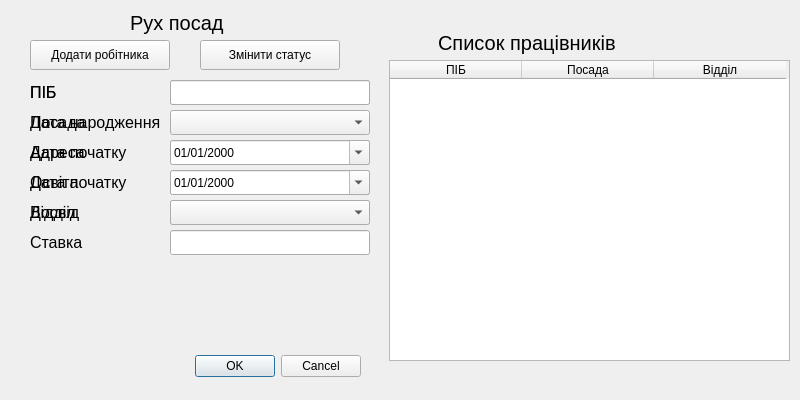
<?xml version="1.0" encoding="UTF-8"?>
<ui version="4.0">
 <class>EmployeeWindow</class>
 <widget class="QDialog" name="EmployeeWindow">
  <property name="enabled">
   <bool>true</bool>
  </property>
  <property name="geometry">
   <rect>
    <x>0</x>
    <y>0</y>
    <width>800</width>
    <height>400</height>
   </rect>
  </property>
  <property name="minimumSize">
   <size>
    <width>800</width>
    <height>400</height>
   </size>
  </property>
  <property name="maximumSize">
   <size>
    <width>800</width>
    <height>400</height>
   </size>
  </property>
  <property name="windowTitle">
   <string>Employee Window</string>
  </property>
  <widget class="QDialogButtonBox" name="buttonBox">
   <property name="geometry">
    <rect>
     <x>180</x>
     <y>350</y>
     <width>181</width>
     <height>32</height>
    </rect>
   </property>
   <property name="orientation">
    <enum>Qt::Horizontal</enum>
   </property>
   <property name="standardButtons">
    <set>QDialogButtonBox::Cancel|QDialogButtonBox::Ok</set>
   </property>
  </widget>
  <widget class="QLabel" name="label_black_star">
   <property name="geometry">
    <rect>
     <x>130</x>
     <y>10</y>
     <width>170</width>
     <height>25</height>
    </rect>
   </property>
   <property name="font">
    <font>
     <pointsize>15</pointsize>
    </font>
   </property>
   <property name="text">
    <string>Рух посад</string>
   </property>
  </widget>
  <widget class="QLabel" name="ErrorLabel_employee">
   <property name="enabled">
    <bool>false</bool>
   </property>
   <property name="geometry">
    <rect>
     <x>20</x>
     <y>280</y>
     <width>360</width>
     <height>65</height>
    </rect>
   </property>
   <property name="font">
    <font>
     <italic>true</italic>
    </font>
   </property>
   <property name="locale">
    <locale language="Ukrainian" country="Ukraine"/>
   </property>
   <property name="text">
    <string>&lt;html&gt;&lt;head/&gt;&lt;body&gt;&lt;p&gt;&lt;br/&gt;&lt;/p&gt;&lt;/body&gt;&lt;/html&gt;</string>
   </property>
   <property name="scaledContents">
    <bool>false</bool>
   </property>
   <property name="wordWrap">
    <bool>false</bool>
   </property>
  </widget>
  <widget class="QPushButton" name="pushButton_add_new_worker">
   <property name="geometry">
    <rect>
     <x>30</x>
     <y>40</y>
     <width>140</width>
     <height>30</height>
    </rect>
   </property>
   <property name="text">
    <string>Додати робітника</string>
   </property>
  </widget>
  <widget class="QWidget" name="widget_new_worker" native="true">
   <property name="geometry">
    <rect>
     <x>20</x>
     <y>70</y>
     <width>360</width>
     <height>201</height>
    </rect>
   </property>
   <widget class="QLabel" name="label_5">
    <property name="geometry">
     <rect>
      <x>10</x>
      <y>70</y>
      <width>150</width>
      <height>25</height>
     </rect>
    </property>
    <property name="font">
     <font>
      <pointsize>12</pointsize>
     </font>
    </property>
    <property name="text">
     <string>Адреса</string>
    </property>
   </widget>
   <widget class="QLineEdit" name="lineEdit_5_employee_experience">
    <property name="geometry">
     <rect>
      <x>150</x>
      <y>130</y>
      <width>200</width>
      <height>25</height>
     </rect>
    </property>
    <property name="font">
     <font>
      <pointsize>12</pointsize>
     </font>
    </property>
   </widget>
   <widget class="QLineEdit" name="lineEdit_4__employee_education">
    <property name="geometry">
     <rect>
      <x>150</x>
      <y>100</y>
      <width>200</width>
      <height>25</height>
     </rect>
    </property>
    <property name="font">
     <font>
      <pointsize>12</pointsize>
     </font>
    </property>
   </widget>
   <widget class="QLineEdit" name="lineEdit_3_employee_adrress">
    <property name="geometry">
     <rect>
      <x>150</x>
      <y>70</y>
      <width>200</width>
      <height>25</height>
     </rect>
    </property>
    <property name="font">
     <font>
      <pointsize>12</pointsize>
     </font>
    </property>
   </widget>
   <widget class="QLineEdit" name="lineEdit_8_employee_rate">
    <property name="geometry">
     <rect>
      <x>150</x>
      <y>160</y>
      <width>200</width>
      <height>25</height>
     </rect>
    </property>
    <property name="font">
     <font>
      <pointsize>12</pointsize>
     </font>
    </property>
   </widget>
   <widget class="QDateEdit" name="dateEdit">
    <property name="geometry">
     <rect>
      <x>150</x>
      <y>40</y>
      <width>200</width>
      <height>25</height>
     </rect>
    </property>
    <property name="displayFormat">
     <string>dd/MM/yyyy</string>
    </property>
   </widget>
   <widget class="QLabel" name="label_7">
    <property name="geometry">
     <rect>
      <x>10</x>
      <y>130</y>
      <width>150</width>
      <height>25</height>
     </rect>
    </property>
    <property name="font">
     <font>
      <pointsize>12</pointsize>
     </font>
    </property>
    <property name="text">
     <string>Досвід</string>
    </property>
   </widget>
   <widget class="QLabel" name="label_10">
    <property name="geometry">
     <rect>
      <x>10</x>
      <y>160</y>
      <width>150</width>
      <height>25</height>
     </rect>
    </property>
    <property name="font">
     <font>
      <pointsize>12</pointsize>
     </font>
    </property>
    <property name="text">
     <string>Ставка</string>
    </property>
   </widget>
   <widget class="QLineEdit" name="lineEdit_employee_name">
    <property name="geometry">
     <rect>
      <x>150</x>
      <y>10</y>
      <width>200</width>
      <height>25</height>
     </rect>
    </property>
    <property name="font">
     <font>
      <pointsize>12</pointsize>
     </font>
    </property>
   </widget>
   <widget class="QLabel" name="label_3">
    <property name="geometry">
     <rect>
      <x>10</x>
      <y>10</y>
      <width>150</width>
      <height>25</height>
     </rect>
    </property>
    <property name="font">
     <font>
      <pointsize>12</pointsize>
     </font>
    </property>
    <property name="text">
     <string>ПІБ</string>
    </property>
   </widget>
   <widget class="QLabel" name="label_4">
    <property name="geometry">
     <rect>
      <x>10</x>
      <y>40</y>
      <width>150</width>
      <height>25</height>
     </rect>
    </property>
    <property name="font">
     <font>
      <pointsize>12</pointsize>
     </font>
    </property>
    <property name="text">
     <string>Дата народження</string>
    </property>
   </widget>
   <widget class="QLabel" name="label_6">
    <property name="geometry">
     <rect>
      <x>10</x>
      <y>100</y>
      <width>150</width>
      <height>25</height>
     </rect>
    </property>
    <property name="font">
     <font>
      <pointsize>12</pointsize>
     </font>
    </property>
    <property name="text">
     <string>Освіта</string>
    </property>
   </widget>
  </widget>
  <widget class="QPushButton" name="pushButton_add_change">
   <property name="geometry">
    <rect>
     <x>200</x>
     <y>40</y>
     <width>140</width>
     <height>30</height>
    </rect>
   </property>
   <property name="text">
    <string>Змінити статус</string>
   </property>
  </widget>
  <widget class="QWidget" name="widget_change" native="true">
   <property name="geometry">
    <rect>
     <x>20</x>
     <y>70</y>
     <width>360</width>
     <height>201</height>
    </rect>
   </property>
   <widget class="QLineEdit" name="lineEdit_change_name">
    <property name="geometry">
     <rect>
      <x>150</x>
      <y>10</y>
      <width>200</width>
      <height>25</height>
     </rect>
    </property>
    <property name="font">
     <font>
      <pointsize>12</pointsize>
     </font>
    </property>
   </widget>
   <widget class="QLabel" name="label_11">
    <property name="geometry">
     <rect>
      <x>10</x>
      <y>10</y>
      <width>150</width>
      <height>25</height>
     </rect>
    </property>
    <property name="font">
     <font>
      <pointsize>12</pointsize>
     </font>
    </property>
    <property name="text">
     <string>ПІБ</string>
    </property>
   </widget>
   <widget class="QLabel" name="label_12">
    <property name="geometry">
     <rect>
      <x>10</x>
      <y>40</y>
      <width>150</width>
      <height>25</height>
     </rect>
    </property>
    <property name="font">
     <font>
      <pointsize>12</pointsize>
     </font>
    </property>
    <property name="text">
     <string>Посада</string>
    </property>
   </widget>
   <widget class="QComboBox" name="comboBox_change_position">
    <property name="geometry">
     <rect>
      <x>150</x>
      <y>40</y>
      <width>200</width>
      <height>25</height>
     </rect>
    </property>
   </widget>
   <widget class="QDateEdit" name="dateEdit_begin">
    <property name="geometry">
     <rect>
      <x>150</x>
      <y>70</y>
      <width>200</width>
      <height>25</height>
     </rect>
    </property>
    <property name="displayFormat">
     <string>dd/MM/yyyy</string>
    </property>
    <property name="calendarPopup">
     <bool>true</bool>
    </property>
   </widget>
   <widget class="QLabel" name="label_13">
    <property name="geometry">
     <rect>
      <x>10</x>
      <y>70</y>
      <width>150</width>
      <height>25</height>
     </rect>
    </property>
    <property name="font">
     <font>
      <pointsize>12</pointsize>
     </font>
    </property>
    <property name="text">
     <string>Дата початку</string>
    </property>
   </widget>
   <widget class="QLabel" name="label_16">
    <property name="geometry">
     <rect>
      <x>10</x>
      <y>100</y>
      <width>150</width>
      <height>25</height>
     </rect>
    </property>
    <property name="font">
     <font>
      <pointsize>12</pointsize>
     </font>
    </property>
    <property name="text">
     <string>Дата початку</string>
    </property>
   </widget>
   <widget class="QDateEdit" name="dateEdit_end">
    <property name="geometry">
     <rect>
      <x>150</x>
      <y>100</y>
      <width>200</width>
      <height>25</height>
     </rect>
    </property>
    <property name="displayFormat">
     <string>dd/MM/yyyy</string>
    </property>
    <property name="calendarPopup">
     <bool>true</bool>
    </property>
   </widget>
   <widget class="QComboBox" name="comboBox_employee_department">
    <property name="geometry">
     <rect>
      <x>150</x>
      <y>130</y>
      <width>200</width>
      <height>25</height>
     </rect>
    </property>
   </widget>
   <widget class="QLabel" name="label_8">
    <property name="geometry">
     <rect>
      <x>10</x>
      <y>130</y>
      <width>150</width>
      <height>25</height>
     </rect>
    </property>
    <property name="font">
     <font>
      <pointsize>12</pointsize>
     </font>
    </property>
    <property name="text">
     <string>Відділ</string>
    </property>
   </widget>
  </widget>
  <widget class="QWidget" name="widget_list_employee" native="true">
   <property name="geometry">
    <rect>
     <x>389</x>
     <y>30</y>
     <width>401</width>
     <height>331</height>
    </rect>
   </property>
   <widget class="QLabel" name="label_list_employee">
    <property name="geometry">
     <rect>
      <x>49</x>
      <y>0</y>
      <width>191</width>
      <height>25</height>
     </rect>
    </property>
    <property name="font">
     <font>
      <pointsize>15</pointsize>
     </font>
    </property>
    <property name="text">
     <string>Список працівників</string>
    </property>
   </widget>
   <widget class="QTableWidget" name="tableWidget_list_employee">
    <property name="geometry">
     <rect>
      <x>0</x>
      <y>30</y>
      <width>401</width>
      <height>301</height>
     </rect>
    </property>
    <attribute name="horizontalHeaderDefaultSectionSize">
     <number>132</number>
    </attribute>
    <column>
     <property name="text">
      <string>ПІБ</string>
     </property>
    </column>
    <column>
     <property name="text">
      <string>Посада</string>
     </property>
    </column>
    <column>
     <property name="text">
      <string>Відділ</string>
     </property>
    </column>
   </widget>
  </widget>
  <zorder>buttonBox</zorder>
  <zorder>label_black_star</zorder>
  <zorder>ErrorLabel_employee</zorder>
  <zorder>pushButton_add_new_worker</zorder>
  <zorder>widget_new_worker</zorder>
  <zorder>pushButton_add_change</zorder>
  <zorder>widget_list_employee</zorder>
  <zorder>widget_change</zorder>
 </widget>
 <resources/>
 <connections>
  <connection>
   <sender>buttonBox</sender>
   <signal>accepted()</signal>
   <receiver>EmployeeWindow</receiver>
   <slot>accept()</slot>
   <hints>
    <hint type="sourcelabel">
     <x>248</x>
     <y>254</y>
    </hint>
    <hint type="destinationlabel">
     <x>157</x>
     <y>274</y>
    </hint>
   </hints>
  </connection>
  <connection>
   <sender>buttonBox</sender>
   <signal>rejected()</signal>
   <receiver>EmployeeWindow</receiver>
   <slot>reject()</slot>
   <hints>
    <hint type="sourcelabel">
     <x>316</x>
     <y>260</y>
    </hint>
    <hint type="destinationlabel">
     <x>286</x>
     <y>274</y>
    </hint>
   </hints>
  </connection>
 </connections>
</ui>
